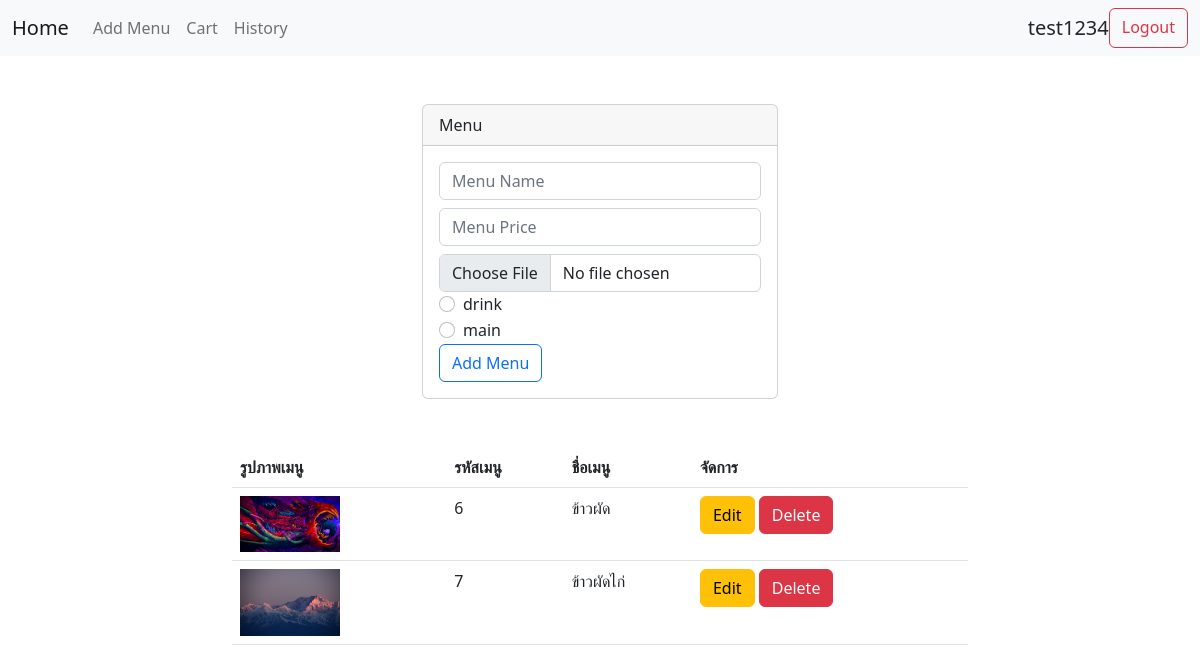
/pages/menu.php (signed in), run on the app's committed database.
### tables this page shows
CREATE TABLE `food_types` (
  `mft_id` int(1) NOT NULL,
  `mft_name` varchar(100) NOT NULL
);

CREATE TABLE `foods` (
  `menu_id` int(10) NOT NULL,
  `menu_name` varchar(100) NOT NULL,
  `menu_type` int(1) NOT NULL,
  `menu_file` varchar(100) NOT NULL,
  `menu_price` int(10) NOT NULL,
  `menu_status` int(1) NOT NULL DEFAULT 1,
  `menu_timestamp` timestamp NOT NULL DEFAULT current_timestamp()
);

### services/functions/menutype.php (called while the page is built)
<?php
$query_type = "SELECT * FROM food_types";
$query_type = mysqli_query($conn, $query_type);

### services/functions/menumanager.php (called while the page is built)
<?php
$query_select = "SELECT * FROM foods";
$result_select = mysqli_query($conn, $query_select);

### pages/menu.php (the view, shortened to what this page needs)
<?php
include('./../services/connect.php');
?>
<!DOCTYPE html>
<html lang="en">
<head>
  <link rel="stylesheet" href="./../bs5/css//bootstrap.min.css">
</head>
<body>
  <?php include('./components/navbar.php') ?>
  <div class="container">
    <div class="row mt-5">
      <div class="col-4"></div>
      <div class="col-4">
        <div class="card">
          <div class="card-header">Menu </div>
          <div class="card-body">
            <form action="./../services/menu.php" method="post" enctype="multipart/form-data">
              <input type="text" name="menu_name" id="" placeholder="Menu Name" class="form-control mb-2">
              <input type="number" name="menu_price" id="" placeholder="Menu Price" class="form-control mb-2">
              <input type="file" name="file" class="form-control" id="" required>
              <?php
              require_once('./../services/functions/menutype.php');
              while ($result_fetch_type = mysqli_fetch_assoc($query_type)) {
              ?>
              <div class="form-check">
                <input type="radio" name="menu_type" id="" class="form-check-input"
                  value="<?= $result_fetch_type['mft_id'] ?>"> <?= $result_fetch_type['mft_name'] ?>
              </div>
              <?php } ?>
              <input type="submit" value="Add Menu" class="btn btn-outline-primary me-3" name="menu_submit">
          </div>
        </div>
      </div>
      <div class="col-4"></div>
    </div>
    <div class="row mt-5">
      <div class="col-2"></div>
      <div class="col-8">
        <table class="table">
          <tr>
            <th>รูปภาพเมนู</th>
            <th>รหัสเมนู</th>
            <th>ชื่อเมนู</th>
            <th>จัดการ</th>
          </tr>
          <?php
          require_once('./../services/functions/menumanager.php');
          while ($fetch_menu = mysqli_fetch_assoc($result_select)) { ?>
          <tr>
            <td><img width="100px" src="./../img/<?= $fetch_menu['menu_file'] ?>" alt=""></td>
            <td><?= $fetch_menu['menu_id'] ?></td>
            <td><?= $fetch_menu['menu_name'] ?></td>
            <td>
              <a href="./editmenu.php?menu_id=<?= $fetch_menu['menu_id'] ?>" class="btn btn-warning">Edit</a>
              <a href="./../services/menu.php?delete=1&menu_id=<?= $fetch_menu['menu_id'] ?>"
                class="btn btn-danger">Delete</a>
            </td>
          </tr>
          <?php } ?>
        </table>
      </div>
      <div class="col-2"></div>
    </div>
  </div>
</body>
</html>

### data on the page
food_types: mft_name "drink"
food_types: mft_name "main"
foods: menu_file (picture), menu_id "6", menu_name "ข้าวผัด"
foods: menu_file (picture), menu_id "7", menu_name "ข้าวผัดไก่"

### other printed values
$_SESSION['username'] "test1234"
